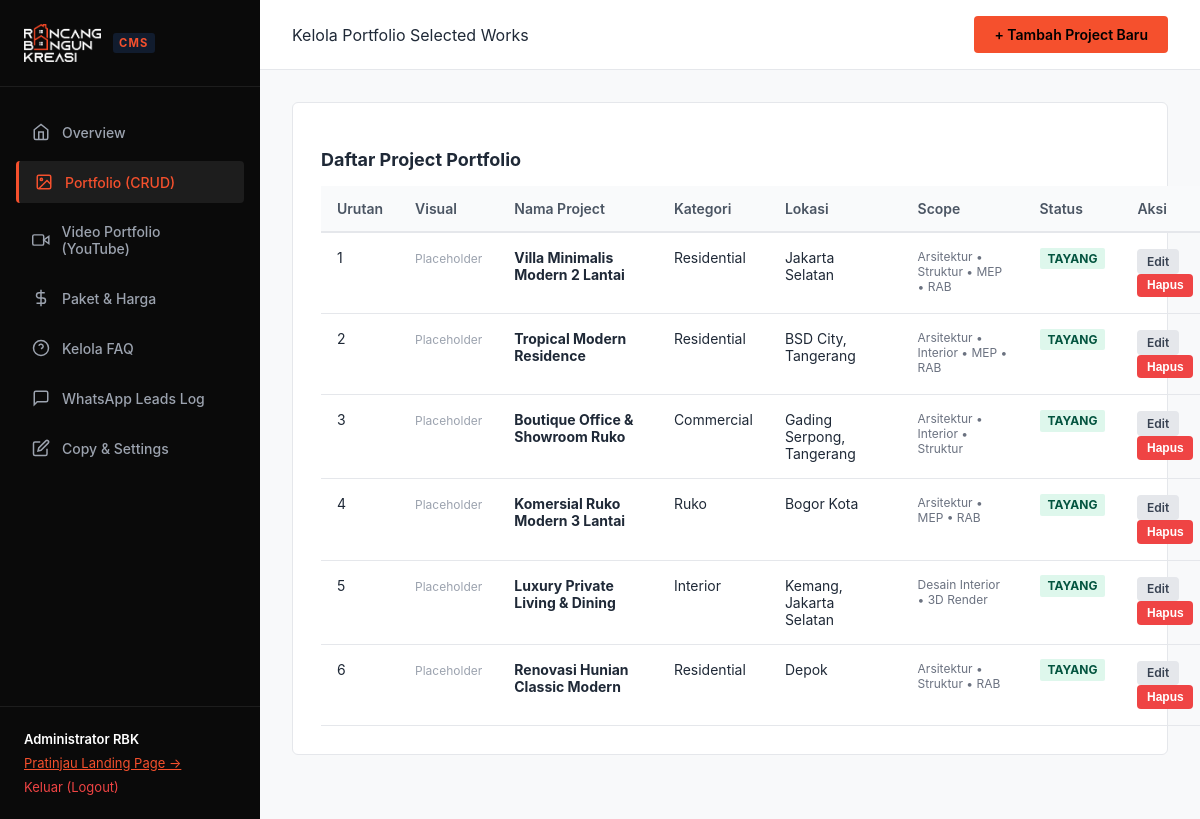
The app's page /admin/portfolio.php (signed in) with its own data.
### tables this page shows
CREATE TABLE portfolio (
        id INTEGER PRIMARY KEY AUTOINCREMENT,
        title TEXT NOT NULL,
        category TEXT NOT NULL,
        location TEXT NOT NULL,
        scope_tags TEXT,
        challenge TEXT,
        solution TEXT,
        image_url TEXT,
        sort_order INTEGER DEFAULT 0,
        is_active INTEGER DEFAULT 1,
        created_at DATETIME DEFAULT CURRENT_TIMESTAMP
    );

### config/auth.php (called while the page is built, shortened)
<?php
function e($string) {
    return htmlspecialchars($string ?? '', ENT_QUOTES, 'UTF-8');
}

### admin/portfolio.php (the view, shortened to what this page needs)
<?php
require_once __DIR__ . '/../config/auth.php';
$db = getDB();
$portfolios = $db->query("SELECT * FROM portfolio ORDER BY sort_order ASC, id DESC")->fetchAll();
?>
<!DOCTYPE html>
<html lang="id">
<head>
  <link rel="stylesheet" href="/assets/css/admin.css">
</head>
<body class="admin-body">
  <?php include __DIR__ . '/sidebar.php'; ?>
  <div class="admin-main">
    <div class="admin-topbar">
      <div>Kelola Portfolio Selected Works</div>
      <a href="/admin/portfolio.php?action=create" class="btn-admin btn-admin-primary">+ Tambah Project Baru</a>
    </div>
    <div class="admin-content">
      <div class="card">
        <h3 style="font-size: 1.125rem; font-weight: 700; margin-bottom: 1rem;">Daftar Project Portfolio</h3>
        <table class="admin-table">
          <thead>
            <tr>
              <th>Urutan</th>
              <th>Visual</th>
              <th>Nama Project</th>
              <th>Kategori</th>
              <th>Lokasi</th>
              <th>Scope</th>
              <th>Status</th>
              <th>Aksi</th>
            </tr>
          </thead>
          <tbody>
            <?php foreach ($portfolios as $p): ?>
              <tr>
                <td><?= $p['sort_order']; ?></td>
                <td>
                  <?php if (!empty($p['image_url'])): ?>
                    <img src="<?= e($p['image_url']); ?>" style="width: 60px; height: 40px; object-fit: cover; border-radius: 2px;">
                  <?php else: ?>
                    <span style="font-size: 0.75rem; color: #9CA3AF;">Placeholder</span>
                  <?php endif; ?>
                </td>
                <td><strong><?= e($p['title']); ?></strong></td>
                <td><?= e($p['category']); ?></td>
                <td><?= e($p['location']); ?></td>
                <td style="font-size: 0.75rem; color: #6B7280;"><?= e($p['scope_tags']); ?></td>
                <td>
                  <span style="padding: 0.2rem 0.5rem; border-radius: 2px; font-size: 0.75rem; font-weight: 700; background: <?= $p['is_active'] ? '#DEF7EC' : '#FDE8E8'; ?>; color: <?= $p['is_active'] ? '#03543F' : '#9B1C1C'; ?>;">
                    <?= $p['is_active'] ? 'TAYANG' : 'DRAFT'; ?>
                  </span>
                </td>
                <td>
                  <a href="/admin/portfolio.php?action=edit&id=<?= $p['id']; ?>" class="btn-admin btn-admin-secondary" style="padding: 0.3rem 0.6rem; font-size: 0.75rem;">Edit</a>
                  <form method="POST" style="display: inline;" onsubmit="return confirm('Apakah Anda yakin ingin menghapus portfolio ini?');">
                    <button type="submit" class="btn-admin btn-admin-danger" style="padding: 0.3rem 0.6rem; font-size: 0.75rem;">Hapus</button>
                  </form>
                </td>
              </tr>
            <?php endforeach; ?>
          </tbody>
        </table>
      </div>
    </div>
  </div>
</body>
</html>

### assets/css/admin.css (style rules this page uses)
:root { --admin-sidebar-bg: #0A0A0A; --admin-content-bg: #F8F9FA; --admin-card-bg: #FFFFFF; --admin-border: #E5E7EB; --admin-text: #1F2937; --admin-muted: #6B7280; --admin-primary: #F5502D; --admin-primary-hover: #D83C1A; }
body.admin-body { font-family: 'Plus Jakarta Sans', -apple-system, sans-serif; background-color: var(--admin-content-bg); color: var(--admin-text); margin: 0; display: flex; min-height: 100vh; }
.admin-main { flex-grow: 1; display: flex; flex-direction: column; min-width: 0; overflow-x: hidden; }
.admin-topbar { background: #FFFFFF; padding: 1rem 2rem; border-bottom: 1px solid var(--admin-border); display: flex; align-items: center; justify-content: space-between; }
.admin-content { padding: 2rem; flex-grow: 1; }
.card { background: var(--admin-card-bg); border: 1px solid var(--admin-border); border-radius: 6px; padding: 1.75rem; margin-bottom: 2rem; }
.btn-admin { padding: 0.625rem 1.25rem; font-size: 0.875rem; font-weight: 600; border-radius: 4px; border: none; cursor: pointer; display: inline-flex; align-items: center; gap: 0.5rem; text-decoration: none; }
.btn-admin-primary { background: var(--admin-primary); color: #000; }
.btn-admin-danger { background: #EF4444; color: #FFF; }
.btn-admin-secondary { background: #E5E7EB; color: #374151; }
.admin-table { width: 100%; border-collapse: collapse; font-size: 0.875rem; min-width: 900px; }
.admin-table th { background: #F9FAFB; font-weight: 600; color: #4B5563; padding: 0.875rem 1rem; text-align: left; border-bottom: 2px solid var(--admin-border); white-space: nowrap; }
.admin-table td { padding: 1rem; text-align: left; border-bottom: 1px solid var(--admin-border); vertical-align: top; }

### records on screen
portfolio: sort_order "1", image_url "Placeholder", title "Villa Minimalis Modern 2 Lantai", category "Residential", location "Jakarta Selatan", scope_tags "Arsitektur • Struktur • MEP • RAB", is_active "TAYANG"
portfolio: sort_order "2", image_url "Placeholder", title "Tropical Modern Residence", category "Residential", location "BSD City, Tangerang", scope_tags "Arsitektur • Interior • MEP • RAB", is_active "TAYANG"
portfolio: sort_order "3", image_url "Placeholder", title "Boutique Office & Showroom Ruko", category "Commercial", location "Gading Serpong, Tangerang", scope_tags "Arsitektur • Interior • Struktur", is_active "TAYANG"
portfolio: sort_order "4", image_url "Placeholder", title "Komersial Ruko Modern 3 Lantai", category "Ruko", location "Bogor Kota", scope_tags "Arsitektur • MEP • RAB", is_active "TAYANG"
portfolio: sort_order "5", image_url "Placeholder", title "Luxury Private Living & Dining", category "Interior", location "Kemang, Jakarta Selatan", scope_tags "Desain Interior • 3D Render", is_active "TAYANG"
portfolio: sort_order "6", image_url "Placeholder", title "Renovasi Hunian Classic Modern", category "Residential", location "Depok", scope_tags "Arsitektur • Struktur • RAB", is_active "TAYANG"

### other values on screen
$_SESSION['admin_user']['name'] "Administrator RBK"
